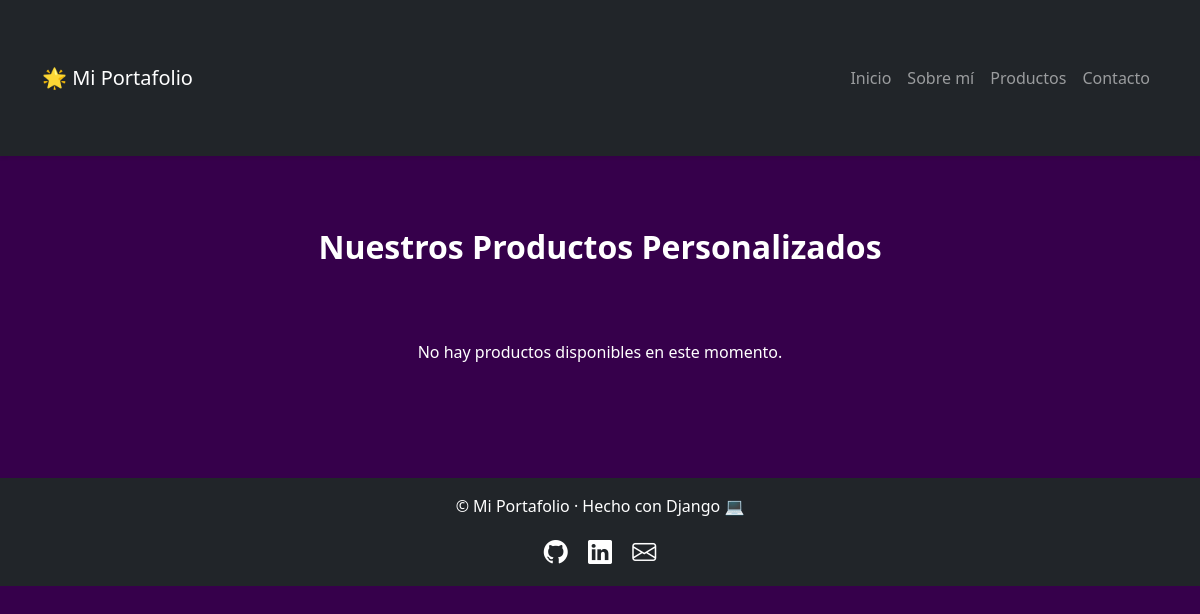
The app's page /productos/, older data.
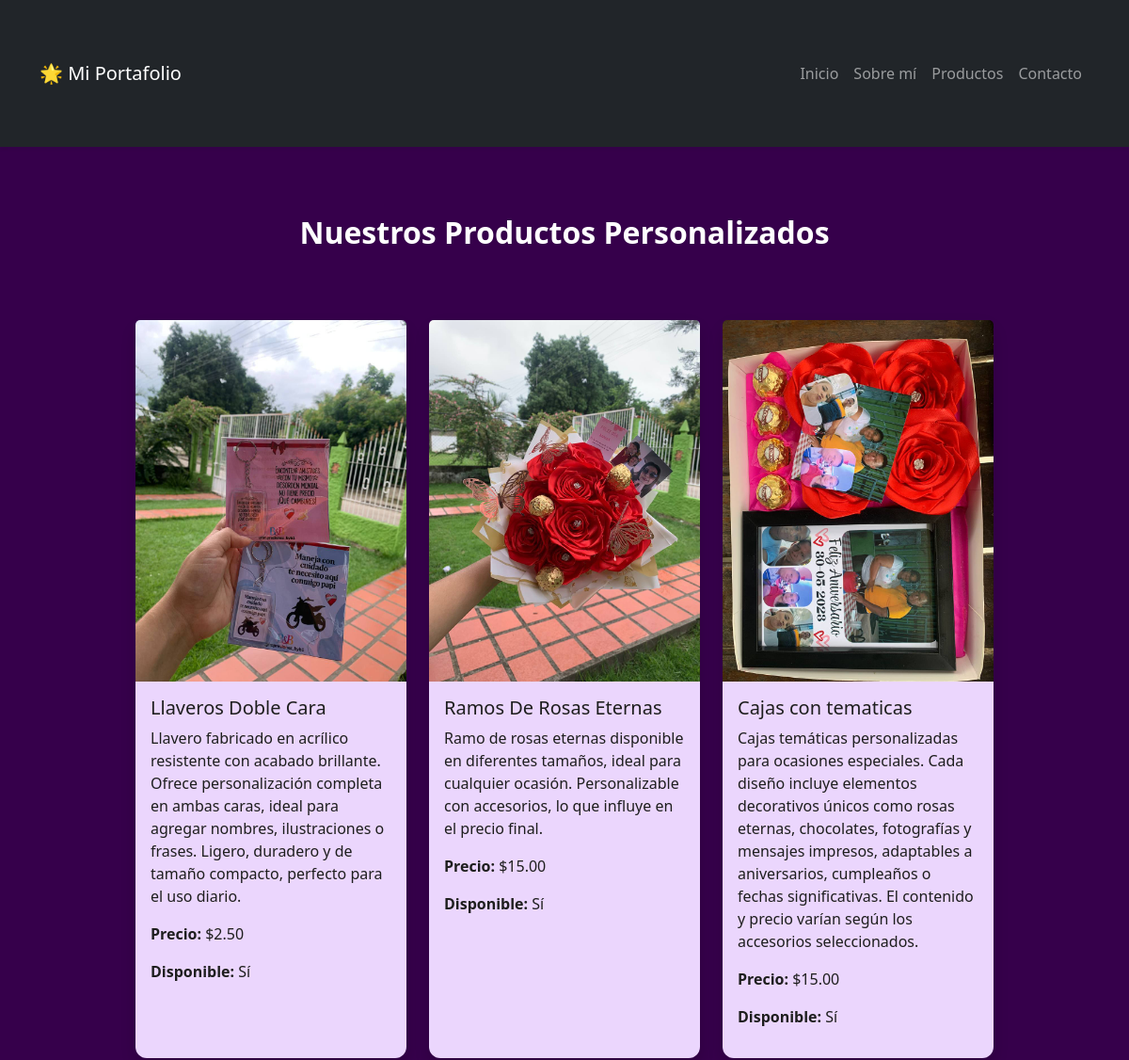
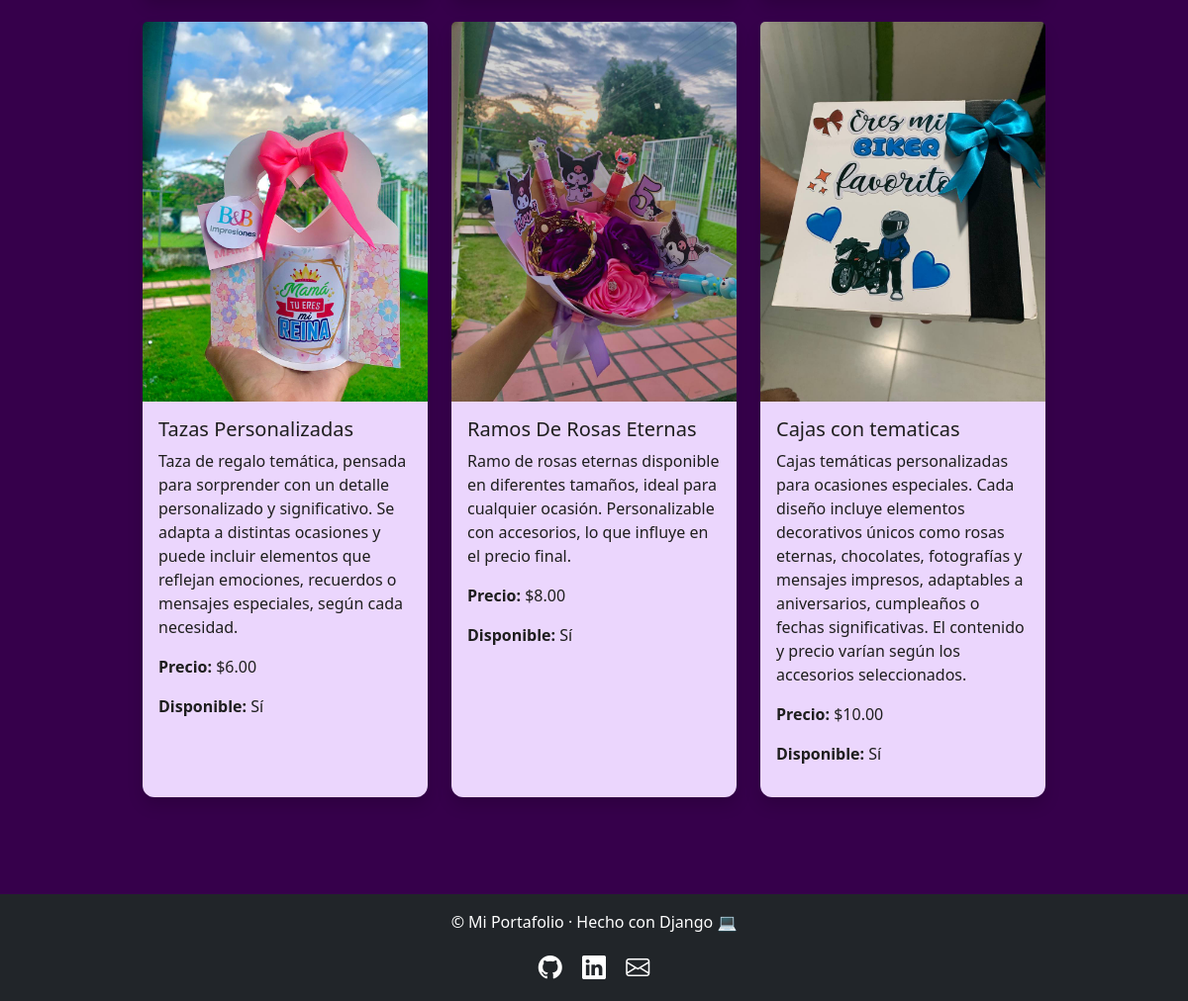
The same page, newer data (2 pictures, top to bottom).
### portafolio/models.py (models this page shows, shortened)
class ProductosPersonalizados(models.Model):
    nombre = models.CharField(max_length=100)
    descripcion = models.TextField()
    imagen = models.ImageField(upload_to='productos/')
    precio = models.DecimalField(max_digits=10, decimal_places=2)
    disponible = models.BooleanField(default=True)

### portafolio/views.py (the view)
# urls.py: path('productos/', views.productos_personalizados, name='productos_personalizados'),
def productos_personalizados(request):
    productos = ProductosPersonalizados.objects.all()
    return render(request, 'portafolio/productos.html', {'productos': productos})

### portafolio/templates/portafolio/productos.html (shortened to what this page needs)
{% extends "portafolio/base.html" %}
{% block content %}
<h2 class="text-center text-white mt-4">Nuestros Productos Personalizados</h2>
<div class="container d-flex flex-wrap justify-content-center gap-4 mt-4">
    {% for producto in productos %}
        <div class="card shadow" style="width: 18rem;">
            <img src="{{ producto.imagen.url }}" class="card-img-top" alt="{{ producto.nombre }}">
            <div class="card-body">
                <h5 class="card-title">{{ producto.nombre }}</h5>
                <p class="card-text">{{ producto.descripcion }}</p>
                <p><strong>Precio:</strong> ${{ producto.precio }}</p>
                <p><strong>Disponible:</strong> {{ producto.disponible|yesno:"Sí,No" }}</p>
            </div>
        </div>
    {% empty %}
        <p class="text-white">No hay productos disponibles en este momento.</p>
    {% endfor %}
</div>
{% endblock %}

### portafolio/templates/portafolio/base.html (shortened to what this page needs)
{% load static %}
<!DOCTYPE html>
<html lang="es">
<head>
  <link href="https://cdn.jsdelivr.net/npm/bootstrap@5.3.0/dist/css/bootstrap.min.css" rel="stylesheet">
  <link rel="stylesheet" href="https://cdn.jsdelivr.net/npm/bootstrap-icons@1.10.5/font/bootstrap-icons.css">
  <link rel="stylesheet" href="{% static 'portafolio/style.css' %}">
</head>
<body>
  <nav class="navbar navbar-expand-lg navbar-dark bg-dark shadow-sm">
    <div class="container">
      <a class="navbar-brand" href="{% url 'home' %}">🌟 Mi Portafolio</a>
      <div class="collapse navbar-collapse" id="navbarNav">
        <ul class="navbar-nav ms-auto">
          <li class="nav-item"><a class="nav-link" href="{% url 'home' %}">Inicio</a></li>
          <li class="nav-item"><a class="nav-link" href="{% url 'sobre_mi' %}">Sobre mí</a></li>
          <li class="nav-item"><a class="nav-link" href="{% url 'productos_personalizados' %}">Productos</a></li>
          <li class="nav-item"><a class="nav-link" href="{% url 'contacto' %}">Contacto</a></li>
        </ul>
      </div>
    </div>
  </nav>
  <main class="py-5">
    {% block content %}{% endblock %}
  </main>
  <footer class="bg-dark text-white text-center py-3">
    <p>© {{ now|date:"Y" }} Mi Portafolio · Hecho con Django 💻</p>
    <div>
      <a href="#" class="text-white me-3"><i class="bi bi-github"></i></a>
      <a href="#" class="text-white me-3"><i class="bi bi-linkedin"></i></a>
      <a href="#" class="text-white"><i class="bi bi-envelope"></i></a>
    </div>
  </footer>

### portafolio/static/portafolio/style.css (style rules this page uses)
body { font-family: 'Segoe UI', sans-serif; background-color: #f8f9fa; }
h1, h2, h3 { font-weight: bold; color: #ffffff; }
.card { border-radius: 15px; transition: transform 0.2s ease; }
footer i { font-size: 1.5rem; }
body { background-color: #36004b; color: #FFFFFF; }
.card { background-color: #EBD6FD !important; color: #1E1E1E; border: none; border-radius: 12px; }
.card { animation: fadeUp 0.8s ease-in-out; }
.container { padding-top: 50px; padding-bottom: 50px; }

Row changes from the older to the newer data that the page shows:
added ProductosPersonalizados: imagen (picture), nombre "Llaveros Doble Cara", descripcion "Llavero fabricado en acrílico resistente con acabado brillante. Ofrece personalización completa en ambas caras, ideal para agregar nombres, ilustraciones o frases. Ligero, duradero y de tamaño compacto, perfecto para el uso diario.", precio "2.50", disponible "Sí"
added ProductosPersonalizados: imagen (picture), nombre "Ramos De Rosas Eternas", descripcion "Ramo de rosas eternas disponible en diferentes tamaños, ideal para cualquier ocasión. Personalizable con accesorios, lo que influye en el precio final.", precio "15.00", disponible "Sí"
added ProductosPersonalizados: imagen (picture), nombre "Cajas con tematicas", descripcion "Cajas temáticas personalizadas para ocasiones especiales. Cada diseño incluye elementos decorativos únicos como rosas eternas, chocolates, fotografías y mensajes impresos, adaptables a aniversarios, cumpleaños o fechas significativas. El contenido y precio varían según los accesorios seleccionados.", precio "15.00", disponible "Sí"
added ProductosPersonalizados: imagen (picture), nombre "Tazas Personalizadas", descripcion "Taza de regalo temática, pensada para sorprender con un detalle personalizado y significativo. Se adapta a distintas ocasiones y puede incluir elementos que reflejan emociones, recuerdos o mensajes especiales, según cada necesidad.", precio "6.00", disponible "Sí"
added ProductosPersonalizados: imagen (picture), nombre "Ramos De Rosas Eternas", descripcion "Ramo de rosas eternas disponible en diferentes tamaños, ideal para cualquier ocasión. Personalizable con accesorios, lo que influye en el precio final.", precio "8.00", disponible "Sí"
added ProductosPersonalizados: imagen (picture), nombre "Cajas con tematicas", descripcion "Cajas temáticas personalizadas para ocasiones especiales. Cada diseño incluye elementos decorativos únicos como rosas eternas, chocolates, fotografías y mensajes impresos, adaptables a aniversarios, cumpleaños o fechas significativas. El contenido y precio varían según los accesorios seleccionados.", precio "10.00", disponible "Sí"
Text that changed along with them:
text no longer shown: "No hay productos disponibles en este momento."
